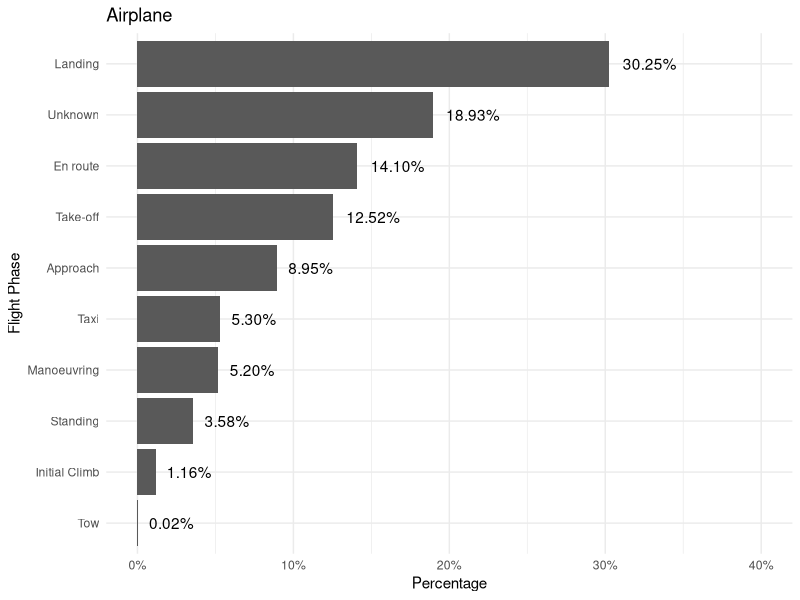
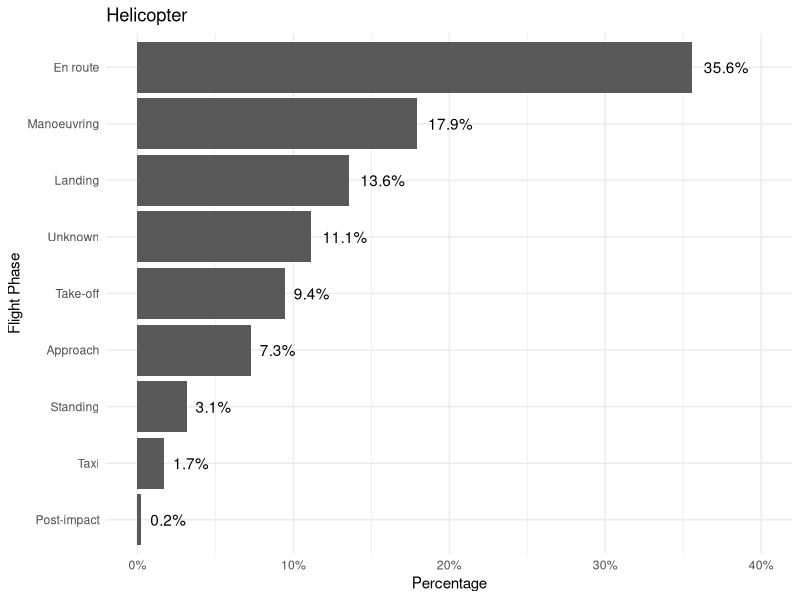
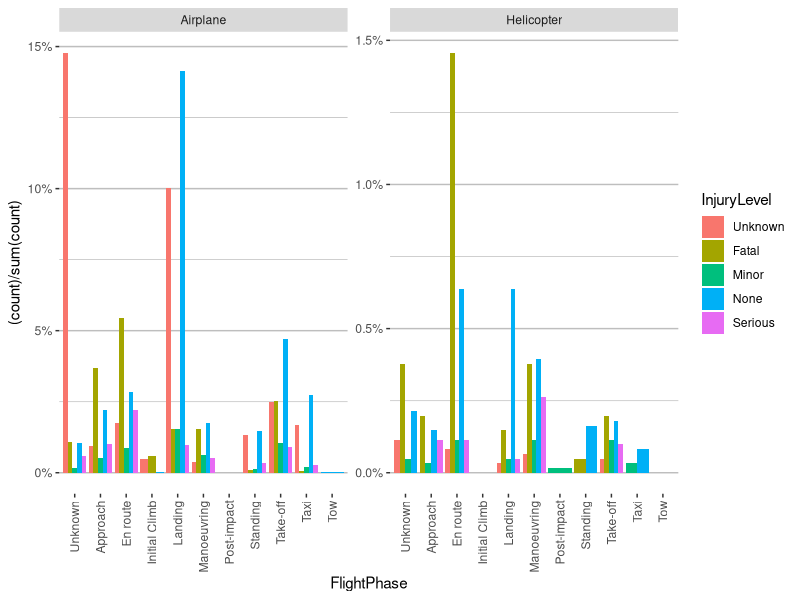
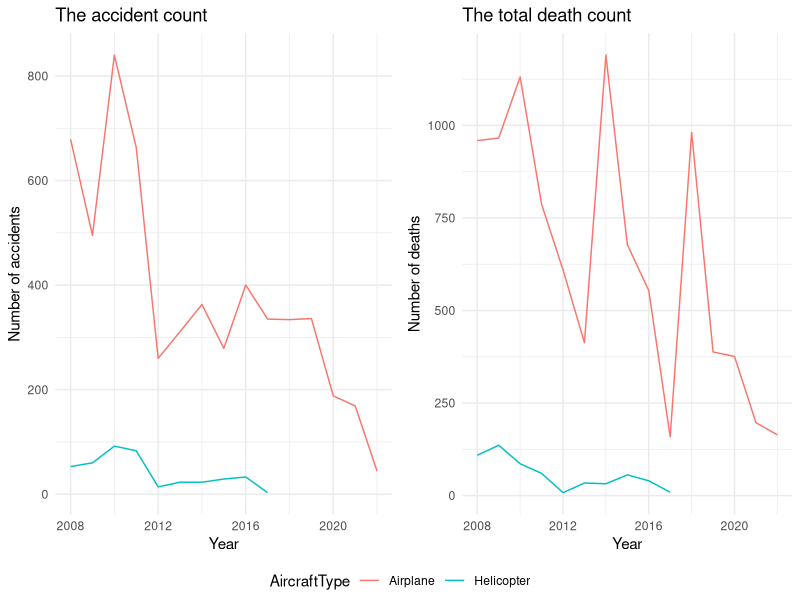
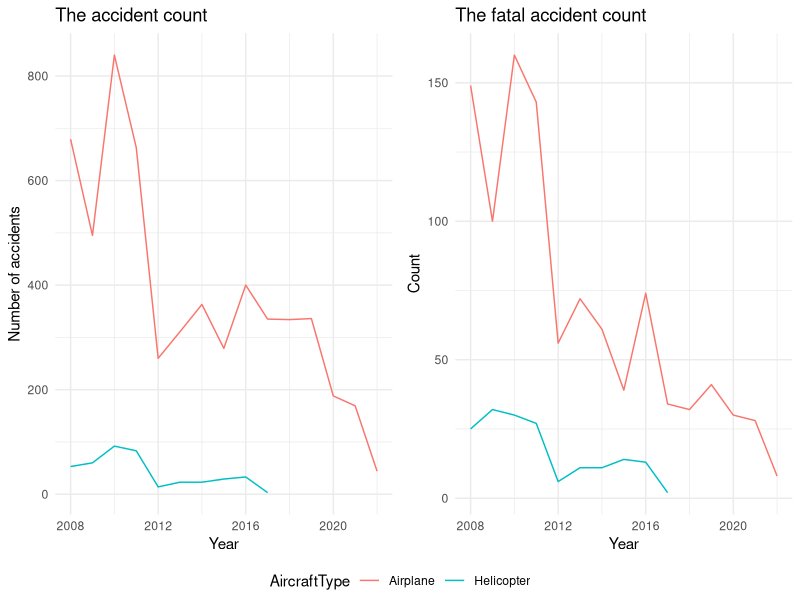
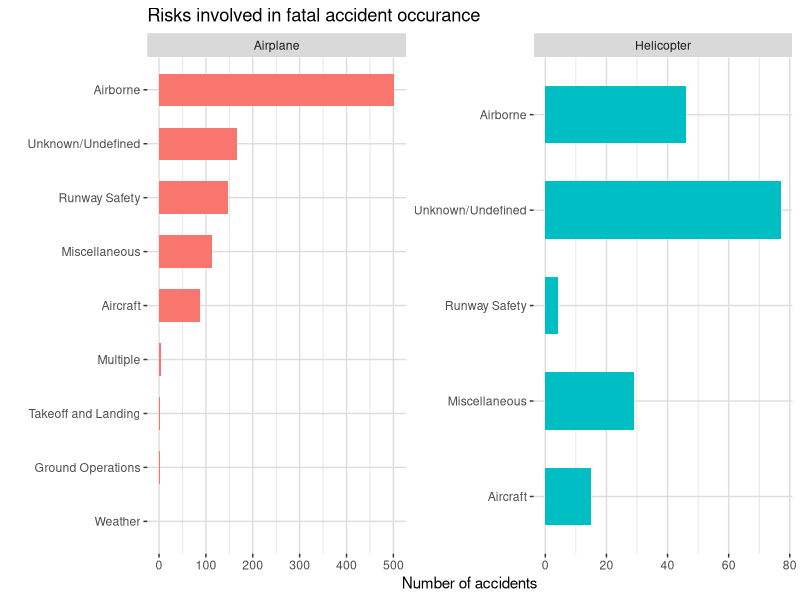
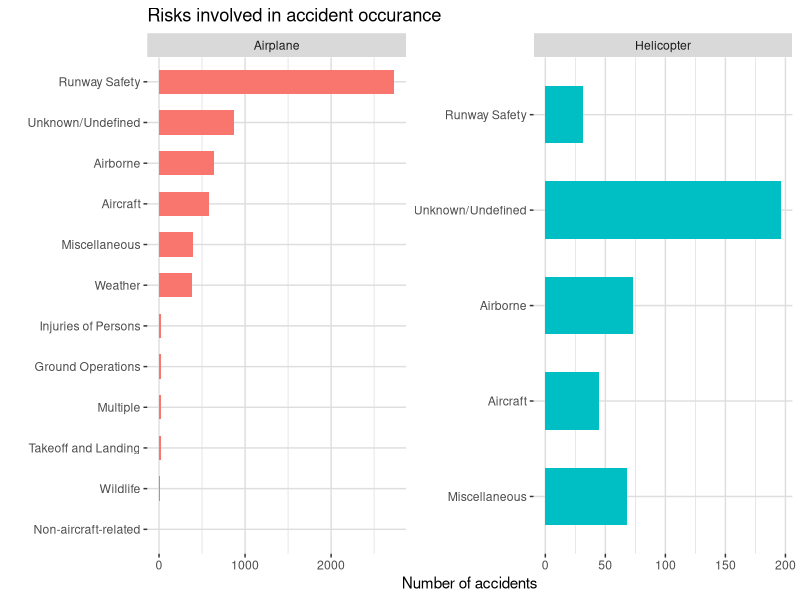
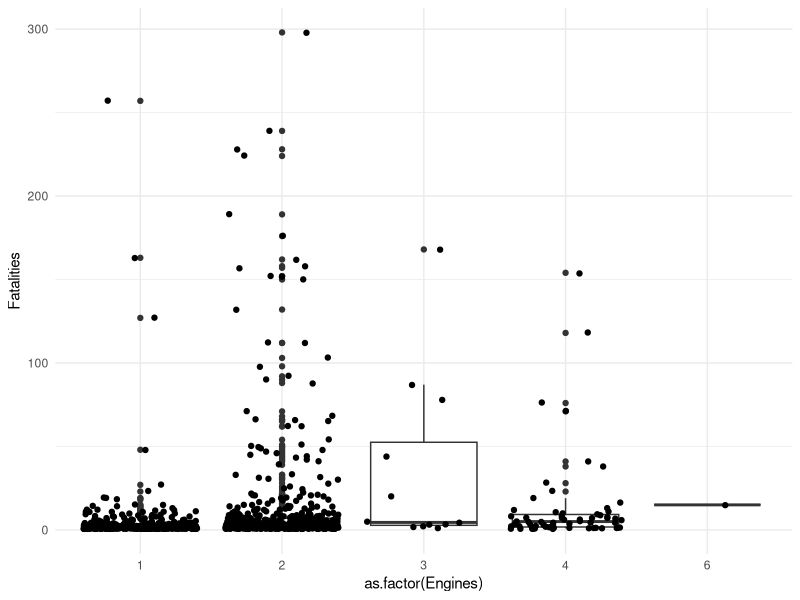

Generate these figures, in order, with R:
## ---- chunk 1
knitr::opts_chunk$set(echo = TRUE)
library(tidyverse)
library(magrittr)
library(here)
library(gridExtra)

options(dplyr.summarise.inform = FALSE)
## ---- chunk 2
data<-read.csv(file="Data/ICAO_accidents.csv",header = T)
## ---- chunk 3

head(data)
## ---- chunk 4
#to limit ourselves 
#remove to specific information and duplicates
data %<>% mutate("AircraftType"=case_when(Airplane=="True"~"Airplane",
                                     Helicopter=="True"~"Helicopter"),
                "WeightCat"=case_when(Over5700=="True"~">5700",
                                        Over2250=="False" ~ "<2250",
                                        Over2250=="True" & Over5700=="False" ~"2250-5700"))%>% 
  select(!c("Location","Operator","Date","Model","StateOfOperator","Class","ScheduledCommercial","Official","OccCats","Over2250","Over5700","Helicopter","Airplane","Registration","X")) %>% mutate_if(is.character, as.factor) 

levels(data$Risk)[1]<-"Unknown"
levels(data$StateOfOccurrence)[1]<-"Unknown"
levels(data$StateOfRegistry)[1]<-"Unknown"
levels(data$FlightPhase)[1]<-"Unknown"
levels(data$InjuryLevel)[1]<-"Unknown"

str(data)


## ---- chunk 5
#frequencies
data %$% table(AircraftType)

frq.per.country<-data %>% group_by(StateOfOccurrence) %>% 
  summarise(count=n()) %>% 
  arrange(.,desc(count))

frq.per.FlightPhase<-data %>% group_by(FlightPhase) %>% 
  summarise(count=n()) %>% 
  arrange(.,desc(count))

data %>% group_by(InjuryLevel) %>% 
  summarise(count=n()) %>% 
  arrange(.,desc(count))

data %>% group_by(Risk) %>% 
  summarise(count=n()) %>% 
  arrange(.,desc(count))



frq.flightPhase.by.InjuryLevel<-data %>% group_by(FlightPhase, InjuryLevel) %>% 
  summarise(count=n())

## ---- chunk 6
#plots

# frequency of accidents by flight phase (Landing, Take-off, etc.) grouped by aircraft type (Airplane, Helicopter)
FlightPhase.order.ap<-data %>%subset(AircraftType=="Airplane") %>% group_by(FlightPhase) %>% 
  summarise(count=n()) %>% 
  arrange(.,count) %$% FlightPhase
FlightPhase.order.hel<-data %>%subset(AircraftType=="Helicopter") %>% group_by(FlightPhase) %>% 
  summarise(count=n()) %>% 
  arrange(.,count) %$% FlightPhase

data %>%subset(AircraftType=="Airplane") %>% ggplot( aes(x=factor(FlightPhase, FlightPhase.order.ap))) +
  geom_bar(aes(y = (..count..)/sum(..count..)))+
  coord_flip() +
  scale_y_continuous(labels=scales::percent,limits=c(0,0.40))+
  geom_text(aes( label = scales::percent((..count..)/sum(..count..)),
                   y= (..count..)/sum(..count..) ), stat= "count",hjust=-0.25) +
  labs(x = "Flight Phase", y="Percentage", title = "Airplane")+theme_minimal()
data %>%subset(AircraftType=="Helicopter") %>% ggplot( aes(x=factor(FlightPhase, FlightPhase.order.hel))) + 
  geom_bar(aes(y = (..count..)/sum(..count..)))+
  coord_flip() +
  scale_y_continuous(labels=scales::percent,limits=c(0,0.40))+
  geom_text(aes( label = scales::percent((..count..)/sum(..count..)),
                   y= (..count..)/sum(..count..) ), stat= "count", hjust =-0.25 ) +
  labs(x = "Flight Phase", y="Percentage",title = "Helicopter")+theme_minimal()

#checks of hte numbers -- correct 
subset(data, AircraftType=="Airplane" & FlightPhase=="Take-off") %>% nrow / subset(data, AircraftType=="Airplane") %>% nrow
subset(data, AircraftType=="Helicopter" & FlightPhase=="Take-off") %>% nrow / subset(data, AircraftType=="Helicopter") %>% nrow

## ---- chunk 7
#order of the legend could be changed here is my proposition of a graph. The bad thing is that they are faced wraped but the frequencies are for whole dataset 
data %>% ggplot( aes(x=FlightPhase, fill=InjuryLevel)) + 
  geom_bar(aes(y = (..count..)/sum(..count..)),position = "dodge") +scale_y_continuous(labels=scales::percent)+facet_wrap(~AircraftType,scales = "free_y")+theme(axis.text.x = element_text(angle = 90, vjust = 0.5, hjust=1),panel.grid.major = element_line(colour = "grey"),panel.grid.minor = element_line(colour = "grey"),panel.grid.major.x = element_blank(),
  panel.grid.minor.x = element_blank()
, panel.background = element_blank())
## ---- chunk 8
library(gridExtra)
library(grid)
grid_arrange_shared_legend <-
  function(...,
           ncol = length(list(...)),
           nrow = 1,
           position = c("bottom", "right")) {
    
    plots <- list(...)
    position <- match.arg(position)
    g <-
      ggplotGrob(plots[[1]] + theme(legend.position = position))$grobs
    legend <- g[[which(sapply(g, function(x)
      x$name) == "guide-box")]]
    lheight <- sum(legend$height)
    lwidth <- sum(legend$width)
    gl <- lapply(plots, function(x)
      x + theme(legend.position = "none"))
    gl <- c(gl, ncol = ncol, nrow = nrow)
    
    combined <- switch(
      position,
      "bottom" = arrangeGrob(
        do.call(arrangeGrob, gl),
        legend,
        ncol = 1,
        heights = unit.c(unit(1, "npc") - lheight, lheight)
      ),
      "right" = arrangeGrob(
        do.call(arrangeGrob, gl),
        legend,
        ncol = 2,
        widths = unit.c(unit(1, "npc") - lwidth, lwidth)
      )
    )
    
    grid.newpage()
    grid.draw(combined)
    
    # return gtable invisibly
    invisible(combined)
    
  }

## ---- chunk 9
#number of accidents per year - trend
a<-data %>% group_by(Year,AircraftType) %>% 
  summarise(count=n()) %>% ggplot(aes(x=Year, y=count,color=AircraftType)) + 
  geom_line() + ggtitle("The accident count")+
  labs(x = "Year", y="Number of accidents")+theme_minimal()

#The fatal accidents per year-trend
c<-data %>% filter(Fatalities >0) %>% group_by(Year,AircraftType) %>% 
  summarise(count=n()) %>% ggplot(aes(x=Year, y=count,color=AircraftType)) + 
  geom_line() +
  labs(x = "Year", y="Count")+ ggtitle("The fatal accident count")+theme_minimal()
#death count per year- trend

b<-data %>% filter(Fatalities >0) %>% group_by(Year,AircraftType) %>% 
  summarise(sum=sum(Fatalities)) %>% ggplot(aes(x=Year, y=sum,color=AircraftType)) + 
  geom_line() +
  labs(x = "Year", y="Number of deaths")+ ggtitle("The total death count")+theme_minimal()
grid_arrange_shared_legend(a,b)
grid_arrange_shared_legend(a,c)

#theme(panel.background =element_rect("white"),panel.grid.major = element_line("grey87"),panel.grid.minor = element_line("grey87"),legend.background =element_rect("white"))
## ---- chunk 10

data%<>% mutate("RiskCat"=case_when(Risk %in% c("AMAN","MAC","CFIT","FUEL",'GTOW',"LOC-I","LOLI","LALT","UIMC")~"Airborne",
Risk %in% c("F-NI","SCF-NP","SCF-PP","SCF")~"Aircraft" ,Risk %in% c("EVAC","F–POST","GCOL","RAMP","LOC–G","RE","RI–A","RI–VAP")~"Ground Operations",
Risk %in% c("CABIN","EXTL","OTHR","OTH","SEC","GS","OD")~"Miscellaneous",
Risk %in% c("Unknown","UNK","unk")~"Unknown/Undefined",
Risk %in% c("RS")~"Runway Safety",
Risk %in% c("BIRD","WILD")~"Wildlife",
Risk %in% c("ADRM","ATM")~"Non-aircraft-related",
Risk %in% c("ARC","CTOL","USOS")~"Takeoff and Landing",
Risk %in% c("ICE","TURB","WSTRW","TUBR")~"Weather", #wrongly codded "TURB" spoted and added to the 
Risk %in% c("MED")~"Injuries of Persons"
))%>%  mutate(RiskCat= replace_na(RiskCat, "Multiple") ) 

#risks involved in the accidents in more being a cause of at least 10 accidents
data%>% group_by(RiskCat) %>% summarise(count=n())%>% arrange(.,desc(count))

#most popular risks associated with fertality 
data %>% filter(Fatalities >0) %>% group_by(RiskCat) %>% summarise(count=n())%>% arrange(.,desc(count))

## ---- chunk 11
Risk_ord_fat<-data %>%filter(Fatalities >0) %>%  group_by(RiskCat) %>% 
  summarise(count=n()) %>% 
  arrange(.,count) %$% RiskCat

data %>% filter(Fatalities >0) %>%  ggplot(aes(x=factor(RiskCat,Risk_ord_fat),fill=AircraftType))+ geom_bar(width=0.6)+ coord_flip()+facet_wrap(~AircraftType,scales = "free")+
  theme(legend.position = "",panel.background =element_rect("white"),panel.grid.major = element_line("grey87"),panel.grid.minor = element_line("grey87"),legend.background =element_rect("white"))+ggtitle("Risks involved in fatal accident occurance")+xlab("")+ylab("Number of accidents")


Risk_ord<-data %>%  group_by(RiskCat) %>% 
  summarise(count=n()) %>% 
  arrange(.,count) %$% RiskCat

data %>%  ggplot(aes(x=factor(RiskCat,Risk_ord),fill=AircraftType))+ geom_bar(width=0.6)+ coord_flip()+facet_wrap(~AircraftType,scales = "free")+
  theme(legend.position = "",panel.background =element_rect("white"),panel.grid.major = element_line("grey87"),panel.grid.minor = element_line("grey87"),legend.background =element_rect("white"))+ggtitle("Risks involved in accident occurance")+xlab("")+ylab("Number of accidents")

## ---- chunk 12
#distribution of number of engines
table<-data %>%subset(AircraftType=="Airplane" & InjuryLevel=="Fatal") %$% table(Engines) %>% transform() %>% rename("Count" ="Freq" )
table
#since only one with 6 engines I checked how many people died (15) we can directly report where it happened and we wont include it in the next graph
data %>%subset(AircraftType=="Airplane" & InjuryLevel=="Fatal") %>% group_by(Engines) %>% summarise(sum(Fatalities,na.rm = T))

## ---- chunk 13
#since there was only one plane with 6 engenes I droped it and 
data %>%subset(AircraftType=="Airplane" & Fatalities>0 ) %>% ggplot(aes(x=as.factor(Engines),y=Fatalities))+geom_boxplot()+geom_jitter()+theme_minimal() 
data %>%subset(AircraftType=="Airplane" & Fatalities>0) %>% ggplot(aes(x=as.factor(RiskCat),y=Fatalities))+geom_boxplot()+geom_jitter()+coord_flip()+theme_minimal() 

data %>%subset(AircraftType=="Airplane" & Fatalities>0) %>% group_by(Year,EngineType) %>% 
  summarise(count=n()) %>% ggplot(aes(x=Year, y=count,color=EngineType)) + 
  geom_line() +
  labs(x = "Year", y="Count")+ ggtitle("The fatal accident count")+theme_minimal() 


## ---- chunk 14
data %>% subset(Year %in% c("2010","2011","2012")) %>% ggplot(aes(x=Engines, group=Year))+geom_bar(aes(y = ..prop.., fill = factor(..x..)), stat="count")+
  geom_text(aes( label = scales::percent(..prop..,accuracy = 0.1),
                   y= ..prop.. ), stat= "count", vjust = -.5) +theme(legend.position = "",panel.background =element_rect("white"),panel.grid.major = element_line("grey87"),panel.grid.minor = element_line("grey87"),legend.background =element_rect("white"))+facet_wrap(~Year)

data %>% subset(Year %in% c("2010","2011","2012")) %>% ggplot(aes(x=FlightPhase, group=Year))+geom_bar(aes(y = ..prop.., fill = factor(..x..)), stat="count")+
  geom_text(aes( label = scales::percent(..prop..,accuracy = 0.1),
                   y= ..prop.. ), stat= "count", hjust = -0.3)+coord_flip()+theme(legend.position = "",panel.background =element_rect("white"),panel.grid.major = element_line("grey87"),panel.grid.minor = element_line("grey87"),legend.background =element_rect("white"))+ylim(c(0,0.45))+ facet_wrap(~Year)

data %>% subset(Year %in% c("2010","2011","2012")) %>% filter(Engines<6) %>% ggplot(aes(x=EngineType, group=Year))+geom_bar(aes(y = ..prop.., fill = factor(..x..)), stat="count")+
  geom_text(aes( label = scales::percent(..prop..,accuracy = 0.1),
                   y= ..prop.. ), stat= "count", vjust = -.5) +theme(legend.position = "",panel.background =element_rect("white"),panel.grid.major = element_line("grey87"),panel.grid.minor = element_line("grey87"),legend.background =element_rect("white"))+facet_wrap(~Year+Engines,ncol = 4)

data %>% subset(Year %in% c("2010","2011","2012")) %>% ggplot(aes(x=WeightCat, group=Year))+geom_bar(aes(y = ..prop.., fill = factor(..x..)), stat="count")+
  geom_text(aes( label = scales::percent(..prop..,accuracy = 0.1),
                   y= ..prop.. ), stat= "count", vjust = -.5) +theme(legend.position = "",panel.background =element_rect("white"),panel.grid.major = element_line("grey87"),panel.grid.minor = element_line("grey87"),legend.background =element_rect("white"))+facet_wrap(~Year)

data %>% subset(Year %in% c("2009","2010","2011","2012","2013","2014")) %>% ggplot(aes(x=InjuryLevel, group=Year))+geom_bar(aes(y = ..prop.., fill = factor(..x..)), stat="count",width=0.6)+
  geom_text(aes( label = scales::percent(..prop..,accuracy = 1),
                   y= ..prop.. ), stat= "count", vjust = -.5) +theme(legend.position = "",panel.background =element_rect("white"),panel.grid.major = element_line("grey87"),panel.grid.minor = element_line("grey87"),legend.background =element_rect("white"))+facet_wrap(~Year)+ylim(c(0,0.65))

data %>%subset(AircraftType=="Airplane" ) %>% group_by(Year,EngineType) %>% 
  summarise(count=n()) %>% ggplot(aes(x=Year, y=count,color=EngineType)) + 
  geom_line() +
  labs(x = "Year", y="Count")+ ggtitle("The  accident count")+theme_minimal() 

data %>%subset(AircraftType=="Airplane" ) %>% group_by(Year,Engines) %>% 
  summarise(count=n()) %>% ggplot(aes(x=Year, y=count,color=as.factor(Engines))) + 
  geom_line() +
  labs(x = "Year", y="Count")+ ggtitle("The  accident count")+theme_minimal() 

data %>%filter(AircraftType=="Airplane" , EngineType=="Piston") %>% group_by(Year,Engines) %>% 
  summarise(count=n()) %>% ggplot(aes(x=Year, y=count,color=as.factor(Engines))) + 
  geom_line() +
  labs(x = "Year", y="Count")+ ggtitle("The Piston type of engine accident count")+theme_minimal() 

